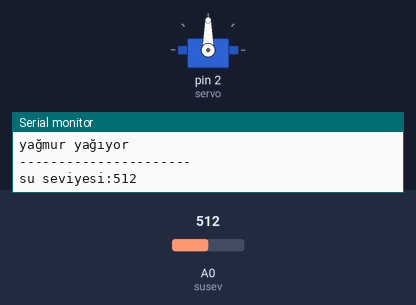
The sketch below on a simulated Arduino Uno, built with avr-gcc and run on an emulated ATmega328P. On the bench: servo, the last lines printed to the serial monitor. Inputs (shaded band) come from the test bench; at power-on: A0 (susev) = 512.

Above: at 1.3 s.
1.4 s: A0 (susev) set to 191
3.2 s: A0 (susev) set to 163
At 5.2 s:
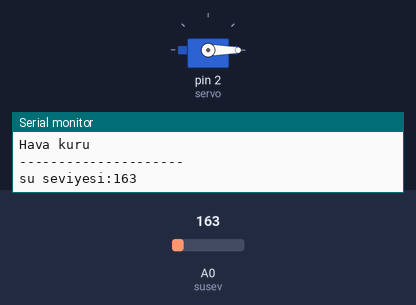
5.5 s: A0 (susev) set to 190
At 7.1 s:
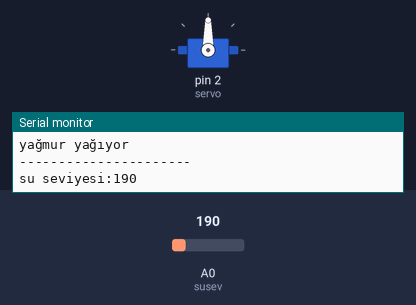
7.5 s: A0 (susev) set to 170
At 8.7 s:
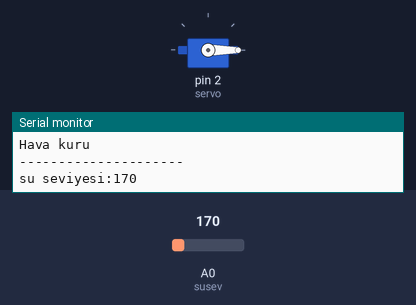
Timing chart, 0 to 10.5 s (numbered marks = the images above; inputs shaded):
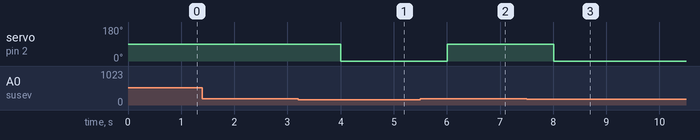

Measured:
- the behaviour switches between 181 and 180 on A0 (susev) (found by bisection; images 0 and 1)
- after the input at 3.2 s, servo on pin 2 (servo): 90° → 0° after 0.81 s
- after the input at 5.5 s, servo on pin 2 (servo): 0° → 90° after 0.51 s
- after the input at 7.5 s, servo on pin 2 (servo): 90° → 0° after 0.51 s

The sketch:

brandapro.ino
```cpp
//branda projesi
#include <Servo.h> //servo motor kütüphanesi eklendi
int susev=A0; //su seviye sensörü A0 pinine bağladık
Servo servo; //servo türünde değişken tanıttık

void setup() {

pinMode(susev,INPUT);
Serial.begin(9600);

servo.attach(2); //servo motor 2.pine bağladık
}

void loop() {

int susevd=analogRead(susev); //sensörün değer okumasını yapıyoruz
  Serial.print("su seviyesi:");
  Serial.println(susevd);
  delay(500);

if(susevd>180){

  servo.write(90);  //servo 90 derece olsun
  Serial.println("yağmur yağıyor");
   Serial.println("----------------------");

  }else{

    servo.write(0); //servo 0 dereceye gelsin
    Serial.println("Hava kuru");
    Serial.println("---------------------");
    }
}

//01.09.2021 ben ömer faruk koç saygı ve sevgilerimle umarım faydalı olur <33
```
